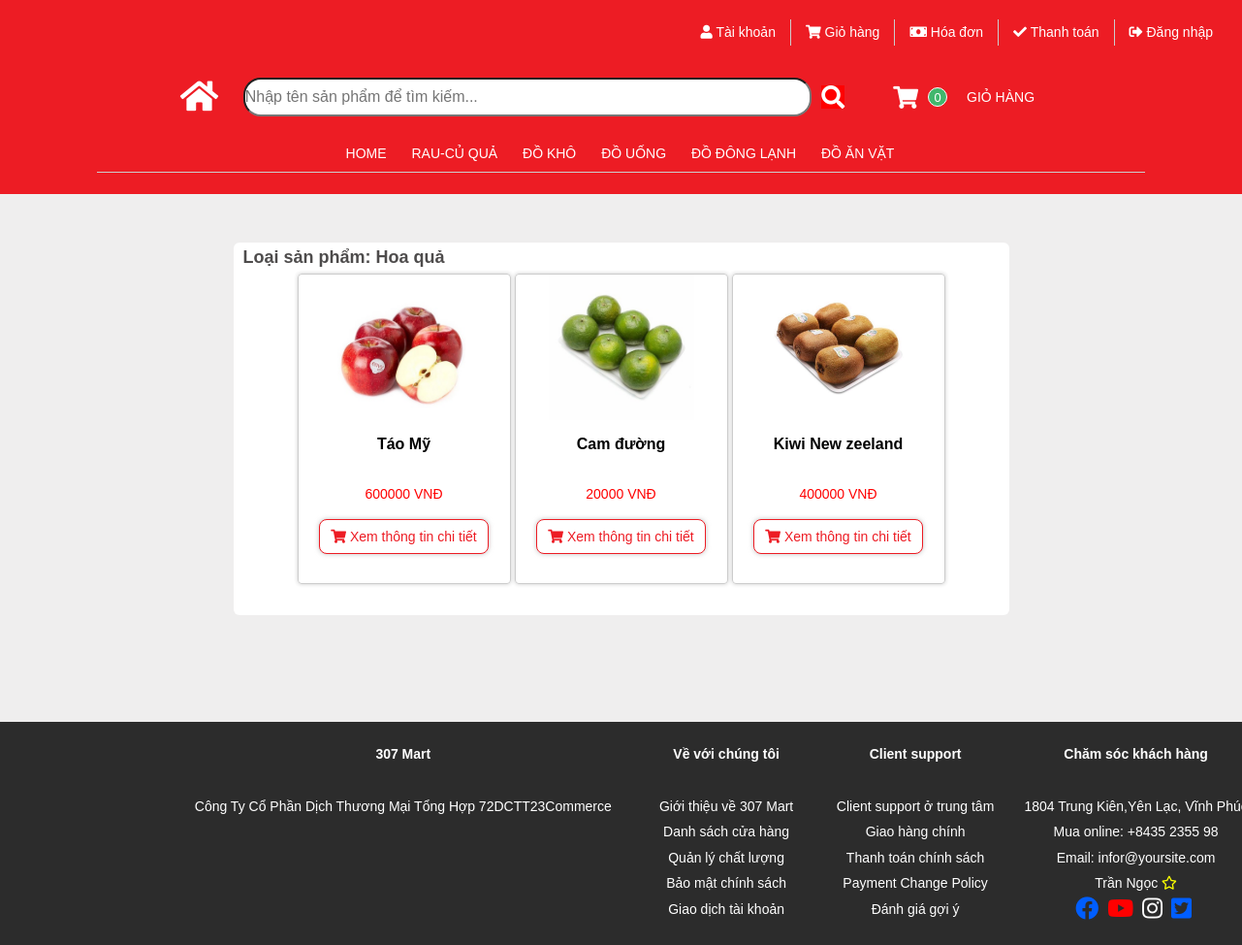
Screenshot of /SanPhamLoai.php?id_loaisp=94 with the database file from the repository.
### tables this page shows
CREATE TABLE `tbl_danhmuc` (
  `id_danhmuc` int(11) NOT NULL,
  `ten_danhmuc` varchar(255) NOT NULL
);

CREATE TABLE `tbl_loai_sp` (
  `id_loaisp` int(11) NOT NULL,
  `tenloaisp` varchar(255) NOT NULL,
  `id_danhmuc` int(11) NOT NULL
);

CREATE TABLE `tblsanpham` (
  `id_sanpham` int(11) NOT NULL,
  `tensp` varchar(255) NOT NULL,
  `loaisp_id` int(11) NOT NULL,
  `giasp` float NOT NULL,
  `khuyenmai` float NOT NULL,
  `anhsp` varchar(255) NOT NULL,
  `soluong` int(11) NOT NULL,
  `chitiet_sp` text NOT NULL,
  `tinhtrang` int(11) NOT NULL
);

### session.php (called while the page is built, shortened)
<?php
class Session{
 public static function get($key){
    if (isset($_SESSION[$key])) {
     return $_SESSION[$key];
    } else {
     return false;
    }
 }
}
?>

### SanPhamLoai.php (the view, shortened to what this page needs)
<?php
include 'header.php';
?>
<!DOCTYPE html>
<html lang="en">
<head>
    <link rel="stylesheet" href="./css/Search2.css">
</head>
<body>
    <?php
    include './Config/connect.php';
    $id_loaisp = $_GET['id_loaisp'];
    $sql = "SELECT * FROM tbl_loai_sp WHERE id_loaisp = '" . $id_loaisp . "'";
    $result = mysqli_query($conn, $sql);
    if (mysqli_num_rows($result) > 0) {
        while ($row2 = mysqli_fetch_assoc($result)) {
            $tenloaisp = $row2['tenloaisp'];
        }
    }
    $sql = "SELECT * FROM tblsanpham WHERE loaisp_id = '" . $id_loaisp . "'";
    $result = mysqli_query($conn, $sql);
    if (mysqli_num_rows($result) > 0) {
        echo "
            <div class='main-index'>
            <div class='table-sanpham'>
            <div class='header-product'>
                <div class='info'><p>Loại sản phẩm: ".$tenloaisp."</p></div>
                <div class='btnXemThem'></div>
            </div>
            <table>
            <tbody>
            ";
        $count = 0;
        echo "<div class='item-td'>";
        echo "<tr>";
        while ($row = mysqli_fetch_assoc($result)) {
            $count++;
            $number = $count;
            if ($count == $number) {
                echo "
                <div class='item-product'>
                    <a href='./SanPhamDetail.php?id_sanpham=" . $row['id_sanpham'] . "'>
                    <img src='./image/" . $row['anhsp'] . "' alt='' width='150px;'> <br>
                    <p class = 'item-tensp'>" . $row['tensp'] . "</p><br>
                    <span class = 'item-giasp'>" . $row['giasp'] . " VNĐ</span>
                    <button class='btn-addCart'>
                    <i class='fas fa-shopping-cart'></i>
                    Xem thông tin chi tiết
                    </button>
                    </a>
                </div>
                ";
            }
        }
        echo "</tr>";
        echo "</div>";
        echo "
            </tbody>
            </table>
            ";
        echo "</div>";
        echo "</div>";
    }
    else{
        echo "<p>Không có sản phẩm</p>";
    }
    ?>
</body>
<div class="footer">
    <?php
    include 'footer.php';
    ?>
</div>
</html>

### header.php (shortened to what this page needs)
<?php
include './Config/connect.php';
include 'session.php';
?>
<!DOCTYPE html>
<html lang="en">
<head>
    <link rel="stylesheet" href="https://pro.fontawesome.com/releases/v5.10.0/css/all.css">
    <link rel="stylesheet" href="./css/header2.css">
</head>
<body>
    <div id="header">
        <div class="header-list1">
            <ul>
                <li>
                    <a href="#">
                        <i class="fas fa-user"></i>
                        Tài khoản
                    </a>
                </li>
                <li>
                    <a href="">
                        <i class="fas fa-shopping-cart"></i>
                        Giỏ hàng
                    </a>
                </li>
                <li>
                    <a href="">
                        <i class="fas fa-money-bill"></i>
                        Hóa đơn
                </li>
                <li>
                    <a href="">
                        <i class="fas fa-check"></i>
                        Thanh toán
                    </a>
                </li>
                <?php
                $logincheck = Session::get('registerlogin');
                if($logincheck){
                    $a = Session::get('registername');
                    echo "<li>
                    <a href=''>
                        <i></i>.$a.
                    </a>
                </li>";
                }else{
                        echo"<li>
                        <a href='login.php'>
                            <i class='fas fa-sign-out-alt'></i>
                            Đăng nhập
                        </a>
                        </li>";
                }
                ?>
            </ul>
        </div>
        <div class="header-list2">
            <div class="header-list2-icon">
                <a class="icon1" href="./index.php"><i class="fas fa-home"></i></a>
            </div>
            <div class="header-list2-search">
                <form class="header-list2-search" action="./SanPhamSearch.php" method="post">
                    <input class="search" name="txt-search" type="text" placeholder="Nhập tên sản phẩm để tìm kiếm...">
                    <button class="btn-search" name="btn-search">
                        <a href="./index.php"><i class="fas fa-search"></i></a>
                    </button>
                </form>
            </div>
            <div class="header-list2-cart">
                <i class="fas fa-shopping-cart"></i>
                <p class="info-cart">
                    <?php
                    $count = 0;
                    echo $count;
                    ?>
                </p>
                <p class="name">GIỎ HÀNG</p>
            </div>
        </div>
        <div class="header-list3">
            <ul class="nav">
                <li class="loai-danhmuc"><a href="./index.php">Home</a></li>
                <?php
                $sql = "SELECT * FROM tbl_danhmuc";
                $result = mysqli_query($conn, $sql);
                if (mysqli_num_rows($result) > 0) {
                    while ($row = mysqli_fetch_assoc($result)) {
                ?>
                        <li class="loai-danhmuc">
                            <a href=""><?php echo ($row["ten_danhmuc"]) ?></a>
                        </li>
                <?php
                    }
                }
                ?>
            </ul>
        </div>
    </div>
</body>
</html>

### css/header2.css (style rules this page uses)
* { padding: 0; margin: 0; box-sizing: border-box; }
html { font-size: 16px; font-family: Arial, Helvetica, sans-serif; color: #fff; }
ul { list-style: none; }
body { width: 1160px; height: 200px; text-align: center; display: inline-block; }
#header { height: 200px; background-color: rgb(237, 28, 36); position: fixed; top: 0; left: 0; right: 0; z-index: 1; }
.header-list1 { width: 100%; margin-top: 20px; margin-right: 60px; display: inline-block; }
.header-list1 ul { float: right; }
.header-list1 li { float: left; margin-right: 15px; border-right: #ccc solid 1px; padding-right: 15px; }
.header-list1 li:last-child { border: none; }
.header-list1 a { color: #fff; font-size: 14px; font-weight: 600px; text-decoration: none; }
.header-list2 { display: flex; height: 50px; align-items: center; margin: 0px 180px; margin-top: 20px; }
.header-list2 .icon1 { color: #fff; }
.header-list2 .header-list2-icon { color: #fff !important; font-size: 35px; flex-grow: 1; cursor: pointer; margin-right: 20px; }
.header-list2-search { display: flex; flex-grow: 6; width: 60%; align-items: center; }
.header-list2-search .search { font-size: 16px; width: 100%; height: 40px; border-radius: 18px; margin-right: 10px; }
.header-list2-search .btn-search { background-color: red; color: #fff; border: none; }
.header-list2-search .fa-search { font-size: 24px; cursor: pointer; }
.header-list2-cart { display: flex; flex-grow: 3; margin-left: 50px; align-items: center; }
.header-list2-cart .fa-shopping-cart { font-size: 23px; margin-right: 10px; cursor: pointer; }
.header-list2-cart .info-cart { width: 20px; height: 20px; line-height: 20px !important; background-color: #42b76d; font-size: 13px; border: #fff solid 1px; border-radius: 50%; margin-right: 20px; text-align: center; color: #fff; }
.header-list3 { display: block; margin: 0px 100px; border-bottom: #ccc 0.4px solid; margin-top: 20px; }
.header-list3 .nav { display: inline-block; margin-bottom: 5px; }
.header-list3 .nav .loai-danhmuc { display: inline-block; position: relative; padding: 0 10px; }
.nav .loai-danhmuc a { color: #fff; font-weight: 500; text-transform: uppercase; font-size: 14px; padding-bottom: 5px; margin-right: 2px; font-weight: 500; text-decoration: none; }

### css/Search2.css (style rules this page uses)
body { width: 1160px; margin: 0; background-color: #efeeee; }
.main-index { margin: 30px 180px; background-color: #fff; padding-bottom: 30px; display: inline-block; position: relative; top: 220px; color: #000; border-radius: 6px; }
.header-product { position: relative; display: flex; padding: 10px; height: 30px; align-items: center; }
.header-product .info { font-size: 18px; font-weight: 600; color: #4e4c4c; }
.header-product .btnXemThem { cursor: pointer; padding: 3px; font-size: 14px; position: absolute; right: 10px; }
.item-td { display: inline-block; }
.item-product { position: relative; display: inline-block; width: 220px; height: 320px; font-size: 16px; border: #ccc solid 0.4px; box-shadow: 0 0 4px rgba(0,0,0,0.2); padding-bottom: 20px; border-radius: 4px; margin: 2px 2px; }
.item-product a { text-decoration: none; }
.item-product .item-tensp { font-size: 16px; font-weight: 600; color: #000; }
.item-product .item-giasp { position: relative; top: -10px; font-size: 14px; color: red; margin-bottom: 20px; }
.item-product .btn-addCart { height: 36px; transition: all 0.35s ease-in-out 0s; border: 1px solid rgb(237, 28, 36); cursor: pointer; text-transform: inherit; font-weight: 500; border-radius: 8px; font-size: 14px; box-shadow: rgba(153, 153, 153, 0.6) 0px 0px 5px 0px; width: 80%; align-items: center; background-color: rgb(255, 255, 255); padding: 0px; color: rgb(237, 28, 36); overflow: hidden; }
.footer { all: unset; margin: 0px; width: 1140px; position: relative; top: 300px; }
.item-td { display: block; width: 800px; }

### footer.php (style rules this page uses)
* { margin: 0; padding: 0; }
a { color: #fff; text-decoration: none; transition: 0.3s color; }
ul { list-style: none; }
body { color: #fff; font-family: Helvetica, sans-serif; font-size: 14px; line-height: 1.9; width: 100%; }

### rows the page displays
tbl_danhmuc: ten_danhmuc "RAU-CỦ QUẢ"
tbl_danhmuc: ten_danhmuc "ĐỒ KHÔ"
tbl_danhmuc: ten_danhmuc "ĐỒ UỐNG"
tbl_danhmuc: ten_danhmuc "ĐỒ ĐÔNG LẠNH"
tbl_danhmuc: ten_danhmuc "ĐỒ ĂN VẶT"
tbl_loai_sp: tenloaisp "Hoa quả"
tblsanpham: anhsp (picture), tensp "Táo Mỹ", giasp "600000"
tblsanpham: anhsp (picture), tensp "Cam đường", giasp "20000"
tblsanpham: anhsp (picture), tensp "Kiwi New zeeland", giasp "400000"

### other values shown
$count "0"
